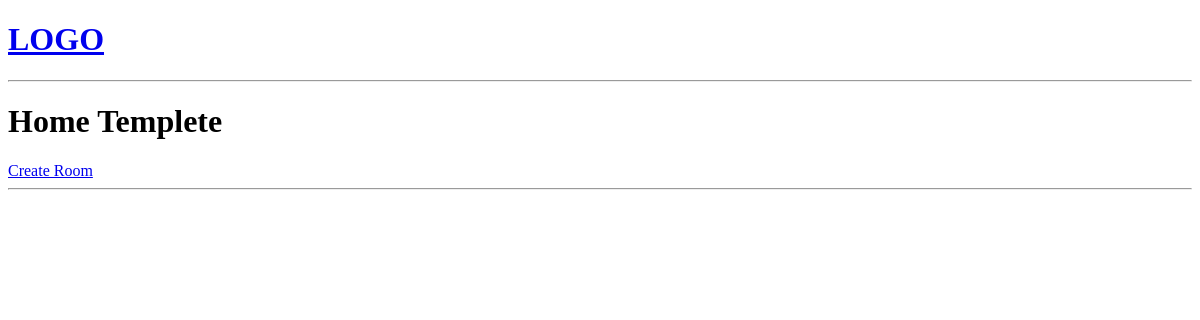
Before: / with the older database file.
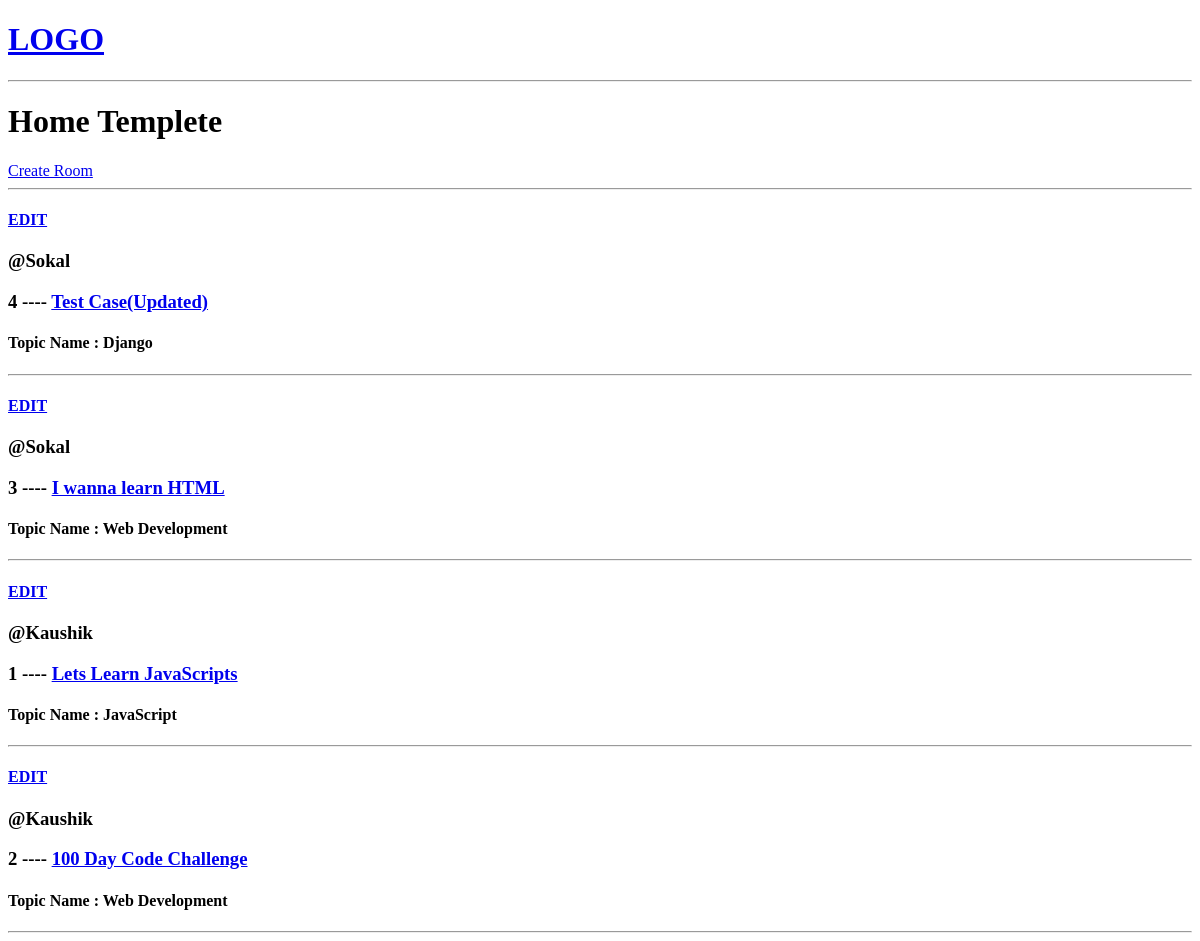
After: the same page with the newer database file.
### base/models.py (models this page shows, shortened)
class Room(models.Model):
    host = models.ForeignKey(User,on_delete=models.SET_NULL , null=True)
    topic = models.ForeignKey(Topic ,on_delete=models.SET_NULL ,null=True)
    name = models.CharField(max_length=200)
    description = models.TextField(null=True,blank=True)
    updated = models.DateTimeField(auto_now=True)
    created = models.DateTimeField(auto_now_add=True)
    class Meta:
        ordering = ['-updated','-created' ]

class Topic(models.Model):
    name = models.CharField(max_length=200)

### base/views.py (the view)
# urls.py: path('',views.home, name ="home"),
def home(request):
    roomlist = Room.objects.all
    context = {'roomm':roomlist}
    return render(request, 'base/home.html',context)

### base/templates/base/home.html
{%extends 'main.html'%}
{%block content%}
<h1>Home Templete</h1>
<div>
    <div>
        <a href="{%url 'create-room'%}">Create Room</a><hr>
        {% for i in roomm %}
        <h4><a href="{% url 'update-room' i.id %}">EDIT</a></h4>
        <h3><span>@{{i.host.username}}</span></h3>
        <div>
        <h3> {{i.id}} ---- <a href="{% url 'room' i.id %}">{{i.name}}</h3> </a>
        </div>
        <h4>Topic Name : {{i.topic.name}}</h4>
        <hr>
        {% endfor %}
    </div>
</div>
{%endblock content%}

### templetes/main.html (shortened to what this page needs)
<!DOCTYPE html>
<html lang="en">
<head>
</head>
<body>
    {%include 'navbar.html'%}
    {% block content %}
    {%endblock%}
</body>
</html>

### templetes/navbar.html
<a href=" ">
    <h1>LOGO</h1>
</a>
<hr>

Changed rows visible on the page:
added Room: host.username "Sokal", id "4", name "Test Case(Updated)", topic.name "Django"
added Room: host.username "Sokal", id "3", name "I wanna learn HTML", topic.name "Web Development"
added Room: host.username "Kaushik", id "1", name "Lets Learn JavaScripts", topic.name "JavaScript"
added Room: host.username "Kaushik", id "2", name "100 Day Code Challenge", topic.name "Web Development"
